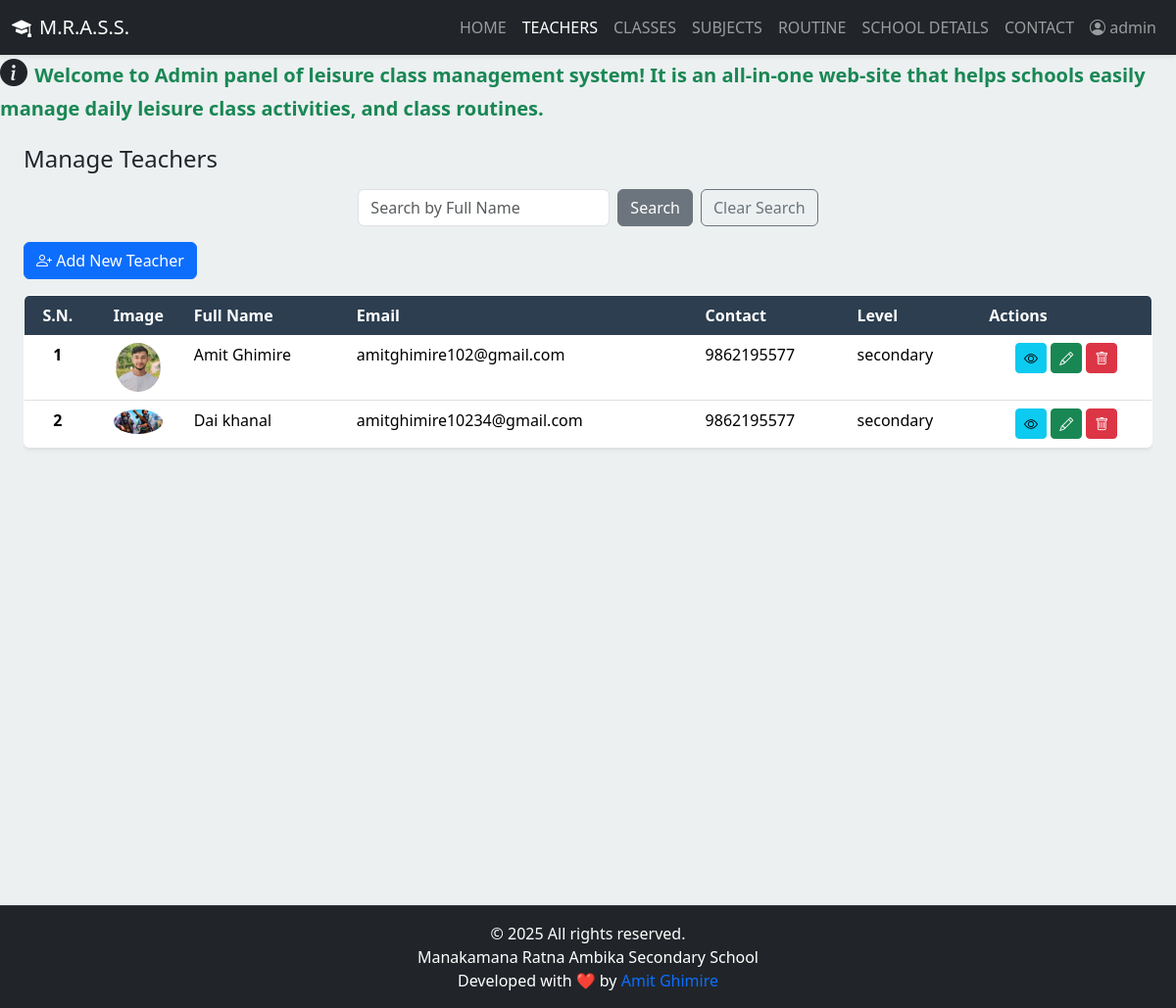
Screenshot of /admin/teachers.php (signed in) with the database file from the repository.
### tables this page shows
CREATE TABLE `teachers` (
  `teach_id` int(11) NOT NULL,
  `username` varchar(50) NOT NULL,
  `full_name` varchar(100) NOT NULL,
  `contact` varchar(20) DEFAULT NULL,
  `email` varchar(100) DEFAULT NULL,
  `pan` varchar(20) DEFAULT NULL,
  `photo` varchar(255) DEFAULT NULL,
  `password` varchar(255) NOT NULL,
  `otp` varchar(10) DEFAULT NULL,
  `verified` tinyint(1) DEFAULT 0,
  `level` enum('basic','secondary') DEFAULT NULL,
  `role` varchar(50) NOT NULL DEFAULT 'teacher',
  `created_at` timestamp NOT NULL DEFAULT current_timestamp()
);

### admin/teachers.php (the view, shortened to what this page needs)
<?php
include('partial-admin/navbar.php');
$page_title = "Manage Teachers";
?>
<!DOCTYPE html>
<html lang="en">
<head>
    <link href="https://cdn.jsdelivr.net/npm/bootstrap@5.3.3/dist/css/bootstrap.min.css" rel="stylesheet">
    <link rel="stylesheet" href="https://cdn.jsdelivr.net/npm/bootstrap-icons@1.11.3/font/bootstrap-icons.min.css">
    <link rel="stylesheet" href="../css/admin_style.css">
</head>
<body>
    <div class="d-flex" id="wrapper">
        <div id="page-content-wrapper">
            <div class="container-fluid px-4">
                <div class="row my-4">
                    <div class="col-12">
                        <h3 class="fs-4 mb-3"><?php echo $page_title; ?></h3>
                        <div class="d-flex justify-content-center mb-3">
                            <form action="" method="GET">
                                <div class="row g-2 align-items-center">
                                    <div class="col-auto">
                                        <input type="text" class="form-control" name="search" placeholder="Search by Full Name" value="<?php echo htmlspecialchars($_GET['search'] ?? ''); ?>">
                                    </div>
                                    <div class="col-auto">
                                        <button type="submit" class="btn btn-secondary">Search</button>
                                    </div>
                                    <div class="col-auto">
                                        <a href="<?php echo SITEURL; ?>admin/teachers.php" class="btn btn-outline-secondary">Clear Search</a>
                                    </div>
                                </div>
                            </form>
                        </div>
                        <button type="button" class="btn btn-primary mb-3" data-bs-toggle="modal" data-bs-target="#addTeacherModal">
                            <i class="bi bi-person-plus"></i> Add New Teacher
                        </button>
                        <div class="table-responsive">
                            <table class="table bg-white rounded shadow-sm table-hover">
                                <thead>
                                    <tr>
                                        <th scope="col" class="text-center">S.N.</th>
                                        <th scope="col" class="text-center">Image</th>
                                        <th scope="col">Full Name</th>
                                        <th scope="col">Email</th>
                                        <th scope="col">Contact</th>
                                        <th scope="col">Level</th>
                                        <th scope="col">Actions</th>
                                    </tr>
                                </thead>
                                <tbody>
                                    <?php
                                    $sql = "SELECT * FROM teachers WHERE role = 'teacher'";
                                    $sql .= " ORDER BY full_name";
                                    $res = mysqli_query($conn, $sql);
                                    if (mysqli_num_rows($res) > 0) {
                                        $sn = 1;
                                        while ($row = mysqli_fetch_assoc($res)) {
                                            $teach_id = $row['teach_id'];
                                            $full_name = $row['full_name'];
                                            $username = $row['username'];
                                            $email = $row['email'];
                                            $contact = $row['contact'];
                                            $level = $row['level'];
                                            $pan = $row['pan'];
                                            $photo = $row['photo'];
                                    ?>
                                    <tr>
                                        <th scope="row" class="text-center"><?php echo $sn++; ?></th>
                                        <td class="text-center">
                                            <?php
                                            if (!empty($photo) && file_exists("../images/teachers/" . $photo)) {
                                            ?>
                                                <img src="<?php echo SITEURL; ?>images/teachers/<?php echo htmlspecialchars($photo); ?>" alt="<?php echo htmlspecialchars($full_name); ?>">
                                            <?php
                                            } else {
                                            ?>
                                                <img src="https://via.placeholder.com/50" alt="No Image">
                                            <?php
                                            }
                                            ?>
                                        </td>
                                        <td><?php echo htmlspecialchars($full_name); ?></td>
                                        <td><?php echo htmlspecialchars($email); ?></td>
                                        <td><?php echo htmlspecialchars($contact); ?></td>
                                        <td><?php echo htmlspecialchars($level); ?></td>
                                        <td class="text-center">
                                            <button type="button" class="btn btn-sm btn-info view-teacher" data-bs-toggle="modal" data-bs-target="#teacherDetailsModal" data-full_name="<?php echo htmlspecialchars($full_name); ?>" data-username="<?php echo htmlspecialchars($username); ?>" data-contact="<?php echo htmlspecialchars($contact); ?>" data-email="<?php echo htmlspecialchars($email); ?>" data-level="<?php echo htmlspecialchars($level); ?>" data-pan="<?php echo htmlspecialchars($pan); ?>" data-photo="<?php echo htmlspecialchars($photo); ?>">
                                                <i class="bi bi-eye"></i>
                                            </button>
                                            <button type="button" class="btn btn-sm btn-success" data-bs-toggle="modal" data-bs-target="#updateTeacherModal-<?php echo $teach_id; ?>">
                                                <i class="bi bi-pencil"></i>
                                            </button>
                                            <a href="<?php echo SITEURL; ?>admin/teachers.php?delete_id=<?php echo $teach_id; ?>" class="btn btn-sm btn-danger" onclick="return confirm('Are you sure you want to delete this teacher? This will also delete all their related attendance and academic routine records.');">
                                                <i class="bi bi-trash"></i>
                                            </a>
                                        </td>
                                    </tr>
                                    <?php
                                        }
                                    } else {
                                    ?>
                                    <tr>
                                        <td colspan="7" class="text-center">No teachers found.</td>
                                    </tr>
                                    <?php
                                    }
                                    ?>
                                </tbody>
                            </table>
                        </div>
                    </div>
                </div>
            </div>
        </div>
    </div>
    <?php
    include('partial-admin/footer.php');
    ?>
</body>
</html>

### css/admin_style.css (style rules this page uses)
:root { --primary-color: #2c3e50; --secondary-color: #34495e; --background-color: #ecf0f1; --card-bg-color: #ffffff; --text-color: #34495e; --sidebar-bg-color: #2c3e50; --sidebar-hover-color: #34495e; --sidebar-active-color: #3c526a; --success-color: #27ae60; --danger-color: #e74c3c; --warning-color: #f39c12; --info-color: #3498db; --border-color: #e0e0e0; }
body { overflow-x: hidden; font-family: 'Segoe UI', Roboto, 'Helvetica Neue', Arial, sans-serif; background-color: var(--background-color); }
#wrapper { display: flex; min-height: 100vh; }
#page-content-wrapper { min-width: 100vw; display: flex; flex-direction: column; background-color: var(--background-color); }
.table { border-radius: 0.75rem; overflow: hidden; box-shadow: 0 4px 10px rgba(0, 0, 0, 0.05); background-color: var(--card-bg-color); border: 1px solid var(--border-color); }
.table thead th { background-color: var(--primary-color); color: #fff; border: none; font-weight: 600; }

### admin/teachers.php (style rules this page uses)
.table-responsive { overflow-x: auto; }
.table img { max-width: 50px; max-height: 50px; border-radius: 50%; object-fit: cover; }

### rows the page displays
teachers: photo (picture), full_name "Amit Ghimire", email "amitghimire102@gmail.com", contact "9862195577", level "secondary"
teachers: photo (picture), full_name "Dai khanal", email "amitghimire10234@gmail.com", contact "9862195577", level "secondary"

### other values shown
$_SESSION['username'] "admin"
$page_title "Manage Teachers"
